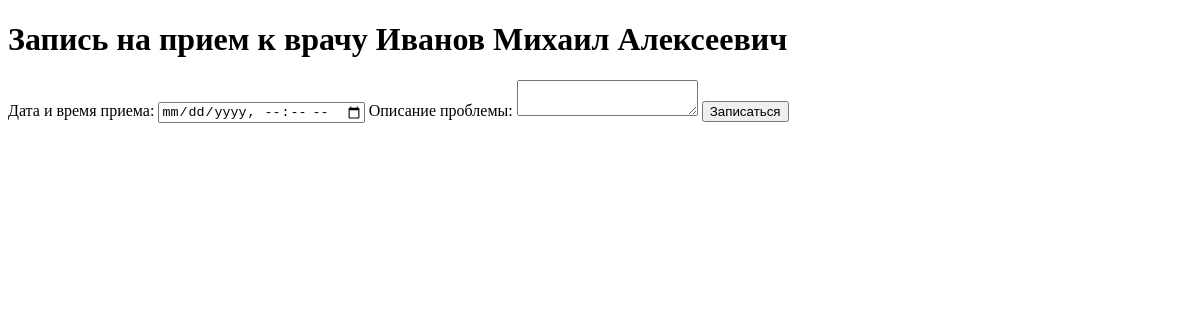
Page /make_appointment/1/ (signed in) on the earlier database version.
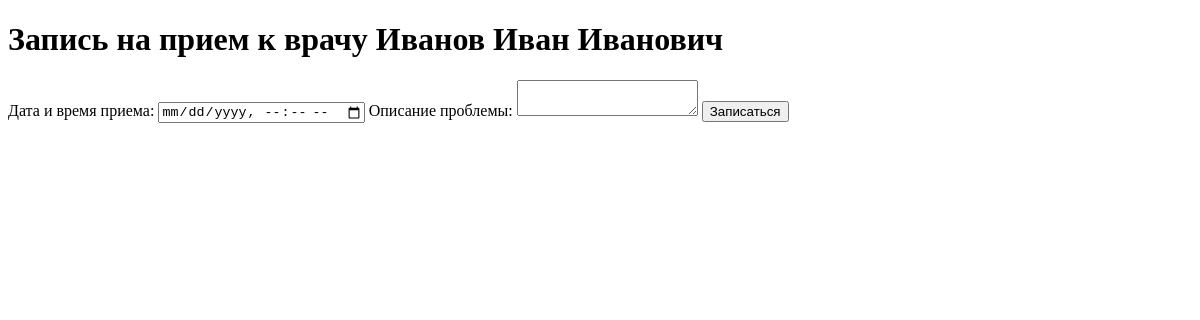
Same page on the later database version.
### main/models.py (models this page shows, shortened)
class Doctor(models.Model):
    fio = models.CharField('ФИО', max_length=100)
    phone = models.CharField('Номер', max_length=11)
    email = models.CharField('Почта', max_length=100)
    profession = models.CharField('Специальность', max_length=65)
    experience = models.IntegerField('Стаж')
    room = models.CharField('Кабинет', max_length=50)
    area = models.CharField('Район работы', max_length=100)
    adress = models.CharField('Адрес кабинета', max_length=120)
    image = models.ImageField('Изображение профиля', null=True, blank=True, upload_to='images/')
    password = models.CharField('Пароль', max_length=120)

### main/views.py (the view, shortened to what this page needs)
# urls.py: path('make_appointment/<int:doctor_id>/', views.make_appointment, name='make_appointment'),
def make_appointment(request, doctor_id):
    patient_id = request.session.get('patient_id')
    if not patient_id:
        return redirect('login')
    patient = get_object_or_404(Patient, id=patient_id)
    doctor = get_object_or_404(Doctor, id=doctor_id)
    return render(request, 'main/make_appointment.html', {'doctor': doctor})

### main/templates/main/make_appointment.html (shortened to what this page needs)
<!DOCTYPE html>
<html lang="ru">
<head>
</head>
<body>
    <h1>Запись на прием к врачу {{ doctor.fio }}</h1>
    <form method="POST">
        <label for="appointment_date">Дата и время приема:</label>
        <input type="datetime-local" id="appointment_date" name="appointment_date" required>
        <label for="description">Описание проблемы:</label>
        <textarea id="description" name="description"></textarea>
        <button type="submit">Записаться</button>
    </form>
</body>
</html>

Differences in the rows shown:
changed Doctor: fio "Иванов Михаил Алексеевич" → "Иванов Иван Иванович"
